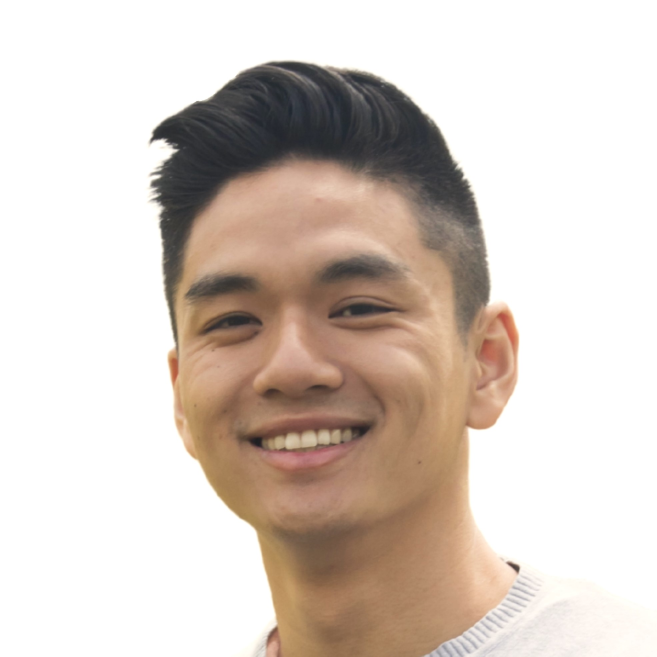
#> input picture content/guest-photos/alan-vu.jpeg, 1969 x 1969 px, found by its file name (shown at 1/3 size)
$ python make_guest_header.py
#> lines starting #> are read from the running program, lines starting #| are printed output that depends on the picture; after the words box and inside, x2 and y2 are one past the last pixel; in counts of white or black regions, pixels touching at a corner belong together
#!/usr/bin/env python3
"""Branded 1200x630 header template for guest-story blog posts (photo + name).

Matches the site's existing text-only headers: cream background, Georgia Bold
titles, dark text, green (--accent) rule. This variant adds a circular guest
photo on the left with a thin green ring, name + role on the right.
"""
import os
from PIL import Image, ImageDraw, ImageFont, ImageOps

W, H = 1200, 630
CREAM = (250, 249, 246)
DARK = (27, 27, 30)
GREEN = (45, 106, 79)
MUTED = (107, 114, 128)

GB = "/System/Library/Fonts/Supplemental/Georgia Bold.ttf"
G = "/System/Library/Fonts/Supplemental/Georgia.ttf"
HELV = "/System/Library/Fonts/Helvetica.ttc"
HELV_B = "/System/Library/Fonts/Helvetica.ttc"

# Kadence crops the single-post hero with object-fit:cover into a ~1.5:1 box
# (measured live: 664x442 rendered from a 1200x630 source), which keeps full
# height but crops ~10.6% off each side (visible width ~78.7%). Use a tighter
# safe zone than that measured value so the crop has margin to spare.
SAFE_W, SAFE_H = int(W * 0.66), int(H * 0.58)
SAFE_LEFT = (W - SAFE_W) // 2
SAFE_TOP = (H - SAFE_H) // 2

PHOTO_D = 260
RING = 6
GAP = 50
TEXT_MAX_W = SAFE_W - PHOTO_D - GAP

PHOTO_CX = SAFE_LEFT + PHOTO_D // 2
PHOTO_CY = H // 2
TEXT_X = SAFE_LEFT + PHOTO_D + GAP


def circular_photo(path, diameter):
#> called with diameter = 260
    im = Image.open(path).convert("RGB")
#> im is the input picture: PIL image 1969x1969 RGB; mean R, G, B 215.6, 204.1, 195.8
    im = ImageOps.exif_transpose(im)
    w, h = im.size
#> w = 1969; h = 1969
    side = min(w, h)
#> side = 1969
    left, top = (w - side) // 2, (h - side) // 2
#> left = 0; top = 0
    im = im.crop((left, top, left + side, top + side)).resize(
        (diameter, diameter), Image.LANCZOS
    )
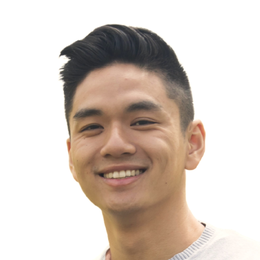
#> im: PIL image 260x260 RGB; mean R, G, B 215.6, 204.1, 195.8
    mask = Image.new("L", (diameter, diameter), 0)
#> mask: PIL image 260x260 L; every value is 0
    ImageDraw.Draw(mask).ellipse((0, 0, diameter, diameter), fill=255)
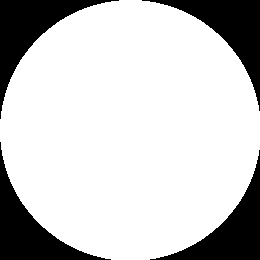
#> mask: PIL image 260x260 L; 79% white; 4 black regions, box (x1, y1, x2, y2) and area: (0, 0, 119, 119) 3664, (142, 0, 260, 111) 3545, (0, 142, 111, 260) 3545, (150, 150, 260, 260) 3427
    out = Image.new("RGBA", (diameter, diameter))
#> out: PIL image 260x260 RGBA; every value is 0
    out.paste(im, (0, 0), mask)
    return out


def wrap(draw, text, font, max_w):
    words, lines, cur = text.split(), [], ""
    for w_ in words:
        t = (cur + " " + w_).strip()
        if draw.textlength(t, font=font) <= max_w:
            cur = t
        else:
            lines.append(cur)
            cur = w_
    lines.append(cur)
    return lines


def make_header(photo_path, kicker, name, role, out_path):
    img = Image.new("RGB", (W, H), CREAM)
    d = ImageDraw.Draw(img)

    # photo + ring
    r_out = PHOTO_D // 2 + RING
    d.ellipse(
        (PHOTO_CX - r_out, PHOTO_CY - r_out, PHOTO_CX + r_out, PHOTO_CY + r_out),
        fill=GREEN,
    )
    photo = circular_photo(photo_path, PHOTO_D)
    img.paste(
        photo, (PHOTO_CX - PHOTO_D // 2, PHOTO_CY - PHOTO_D // 2), photo
    )
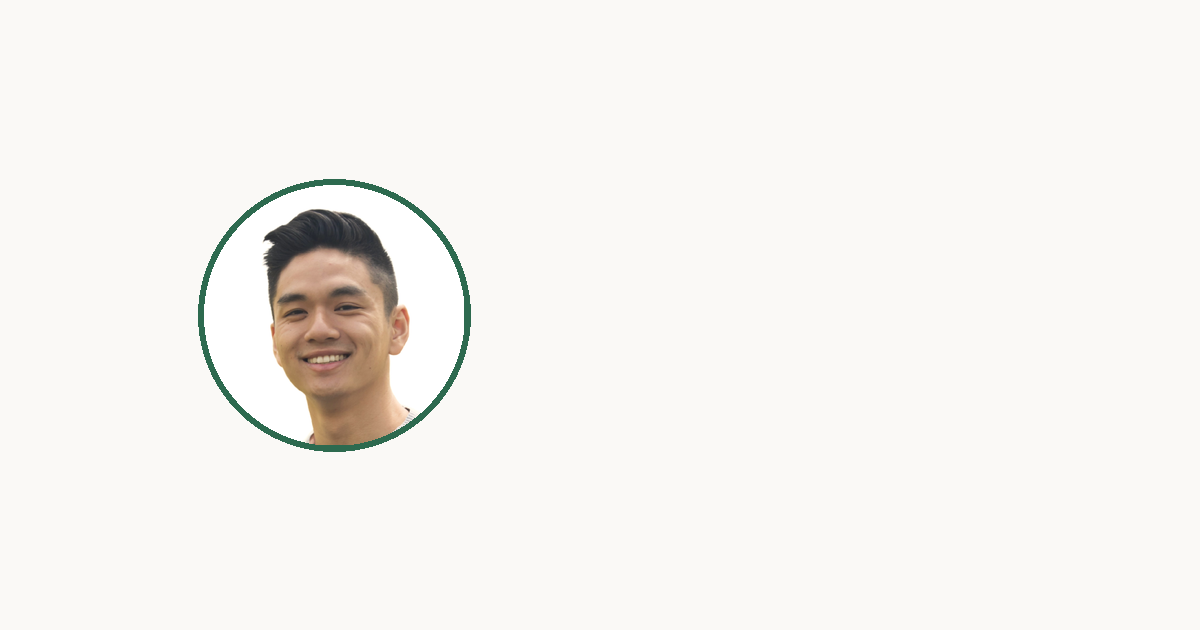
#> img: PIL image 1200x630 RGB; mean R, G, B 245.5, 244, 240.3

    max_w = TEXT_MAX_W

    kf = ImageFont.truetype(HELV, 20)
    kicker_u = kicker.upper()

    # name (auto-fit, capped at 2 lines)
    for size in range(52, 28, -2):
        nf = ImageFont.truetype(GB, size)
        name_lines = wrap(d, name, nf, max_w)
        if len(name_lines) <= 2:
            break
#> this loop made 1 pass
#> name_lines on pass 1: ['Alan Vu']
    name_line_h = int(size * 1.18)

    rf = ImageFont.truetype(G, 23)
    role_lines = wrap(d, role, rf, max_w)[:2]
#> role_lines = ['Co-Founder & CEO, Flexspeak — SLP,', 'AAC specialist']
    role_line_h = 31

    # Stack kicker + name + rule + role, then center the whole block on the
    # photo's vertical center so the group reads as one unit.
    kicker_h = 26
    rule_gap = 22
    block_h = (
        kicker_h
        + 12
        + len(name_lines) * name_line_h
        + rule_gap
        + len(role_lines) * role_line_h
    )
#> block_h = 183
    y = PHOTO_CY - block_h // 2
#> y = 224

    d.text((TEXT_X, y), kicker_u, font=kf, fill=GREEN)
    y += kicker_h + 12
#> y = 262

    for ln in name_lines:
        d.text((TEXT_X, y), ln, font=nf, fill=DARK)
        y += name_line_h
#> this loop made 1 pass
#> (ln, y) on pass 1: ('Alan Vu', 323)
#> after the loop, y = 323

    y += 6
#> y = 329
    d.rectangle((TEXT_X, y, TEXT_X + 64, y + 4), fill=GREEN)
    y += rule_gap
#> y = 351

    for ln in role_lines:
        d.text((TEXT_X, y), ln, font=rf, fill=MUTED)
        y += role_line_h
#> this loop made 2 passes
#> (ln, y) on passes 1 to 2: ('Co-Founder & CEO, Flexspeak — SLP,', 382), ('AAC specialist', 413)
#> after the loop, y = 413

    img.save(out_path, optimize=True)
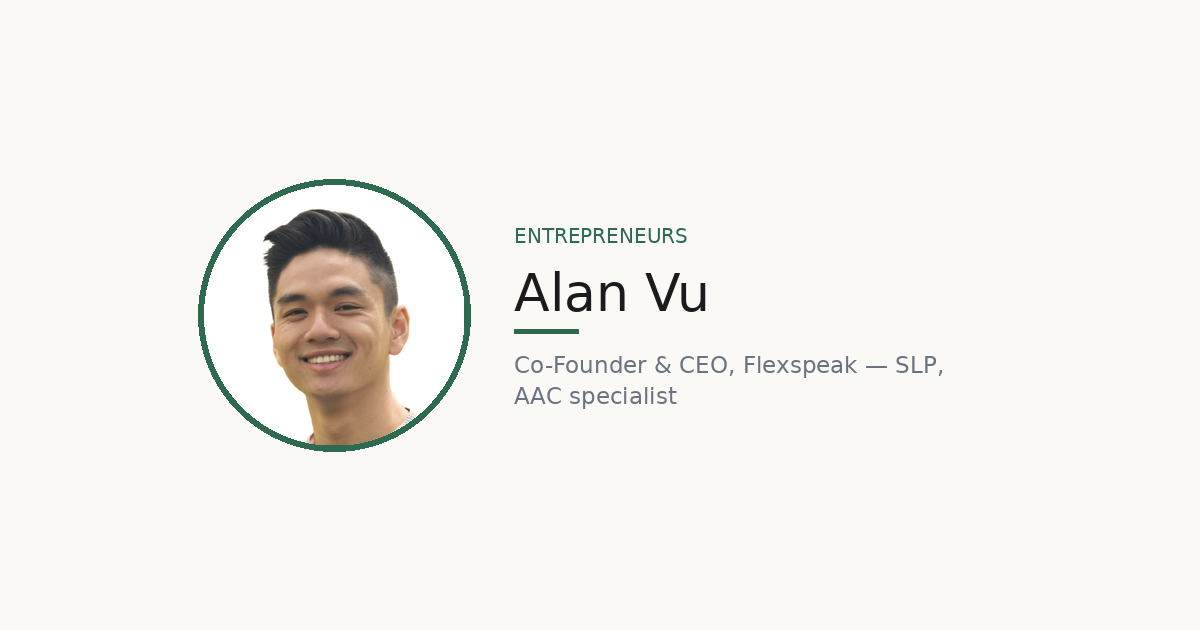
#> saved as 15-building-a-startup-without-quitting-alan-vu-photo.png: PIL image 1200x630 RGB; mean R, G, B 244.1, 242.7, 239
    print(f"wrote {out_path}")


if __name__ == "__main__":
    import sys

    ROOT = "/Users/jamesberges/Desktop/SLP Career Suite : Resume Tool"
    PHOTOS = os.path.join(ROOT, "content/guest-photos")
    OUT = os.path.join(ROOT, "content/blog-images")

    GUESTS = [
        dict(photo="alan-vu.jpeg", kicker="Entrepreneurs",
             name="Alan Vu", role="Co-Founder & CEO, Flexspeak — SLP, AAC specialist",
             out="15-building-a-startup-without-quitting-alan-vu-photo.png"),
        dict(photo="rachel-levy.png", kicker="Entrepreneurs",
             name="Dr. Rachel Levy", role="Co-Founder, The Babel Group — SLP, 16 years clinical",
             out="13-slp-to-startup-cofounder-rachel-levy-photo.png"),
        dict(photo="jeannette-roberes.jpg", kicker="Entrepreneurs",
             name="Jeannette Roberes", role="Founder, Bearly Articulating — SLP, software engineer, author",
             out="14-slp-to-software-engineer-jeannette-roberes-photo.png"),
        dict(photo="michelle-boisvert.png", kicker="Entrepreneurs",
             name="Michelle Boisvert", role="Founder, easyReportPRO — SLP",
             out="michelle-boisvert-photo.png"),
        dict(photo="ruchi-kapila.jpg", kicker="Entrepreneurs",
             name="Ruchi Kapila", role="SLP & vocologist — gender-affirming voice therapy",
             out="ruchi-kapila-photo.png"),
        dict(photo="rachel-archambault.jpg", kicker="Entrepreneurs",
             name="Rachel Archambault", role="Founder, the PTSD SLP — trauma-informed care consultant",
             out="rachel-archambault-photo.png"),
        dict(photo="meredith-harold.png", kicker="Entrepreneurs",
             name="Meredith Harold", role="Founder, The Informed SLP",
             out="meredith-harold-photo.png"),
        dict(photo="gareth-walkom.png", kicker="Entrepreneurs",
             name="Gareth Walkom", role="Founder, withVR — stuttering VR therapy",
             out="gareth-walkom-photo.png"),
        dict(photo="jhillika-kumar.jpeg", kicker="Entrepreneurs",
             name="Jhillika Kumar", role="Co-Founder & CEO, Mentra",
             out="jhillika-kumar-photo.png"),
        dict(photo="conner-reinhardt.png", kicker="Entrepreneurs",
             name="Conner Reinhardt", role="Co-Founder & COO, Mentra",
             out="conner-reinhardt-photo.png"),
        dict(photo="maya-chupkov.png", kicker="Entrepreneurs",
             name="Maya Chupkov", role="Founder, Proud Stutter",
             out="maya-chupkov-photo.png"),
        dict(photo="chris-wenger.jpg", kicker="Entrepreneurs",
             name="Chris Wenger", role='SLP, "Speech Dude" — neurodivergent-affirming practice',
             out="chris-wenger-photo.png"),
        dict(photo="mattie-murrey-tegels.jpg", kicker="Entrepreneurs",
             name="Mattie Murrey-Tegels", role="Founder, Fresh SLP & Badass SLP — medical SLP, 25+ years",
             out="mattie-murrey-tegels-photo.png"),
        # Older interviews, re-cut into the same template (headshots were
        # already on the site; they just weren't being used as headers).
        dict(photo="lindsey-ison.jpeg", kicker="Real transition",
             name="Lindsey Ison", role="Enablement Consultant at a tech firm — former SLP",
             out="00-enablement-consultant.png"),
        dict(photo="taimi-shepis.jpeg", kicker="Real transition",
             name="Taimi Shepis", role="Yoga and anxiety coach — former SLP",
             out="00-yoga-and-anxiety-coach.png"),
        # Bethany's photo is her own published Medium profile avatar; Caitlin's
        # was already on the site, supplied for her interview.
        dict(photo="bethany-riebock.jpeg", kicker="Real transition",
             name="Bethany Riebock", role="UX Researcher — former medical SLP and rehab director",
             out="00-slp-to-ux.png"),
        dict(photo="caitlin-mueller.jpeg", kicker="Real transition",
             name="Caitlin Mueller", role="Clinical consultant & marketing in AAC — former SLP",
             out="00-clinical-consultant-and-marketing.png"),
    ]

    only = sys.argv[1] if len(sys.argv) > 1 else None
    for g in GUESTS:
        if only and only not in g["photo"]:
            continue
        make_header(
            os.path.join(PHOTOS, g["photo"]), g["kicker"], g["name"], g["role"],
            os.path.join(OUT, g["out"]),
        )
#> pass 2 of the loop `for g in GUESTS:`:
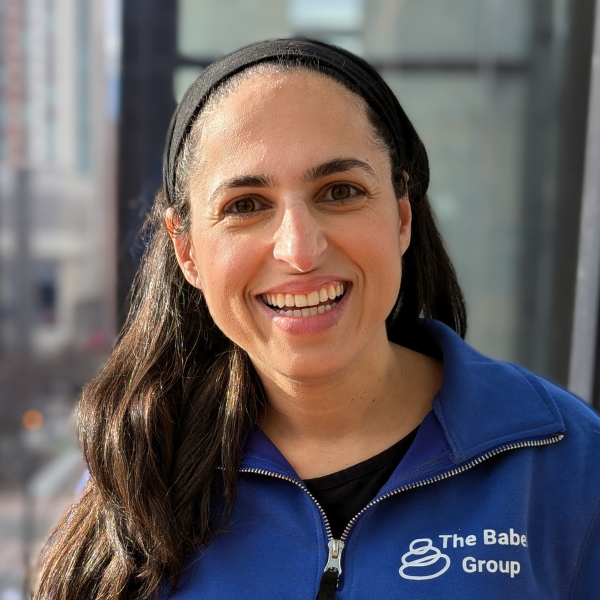
#> input picture content/guest-photos/rachel-levy.png, 1200 x 1200 px, found by its file name (shown at 1/2 size)
#> in make_header (call 2), `img.paste( photo, (PHOTO_CX - PHOTO_D // 2, PHOTO_CY - PHOTO_D // 2), ..`:
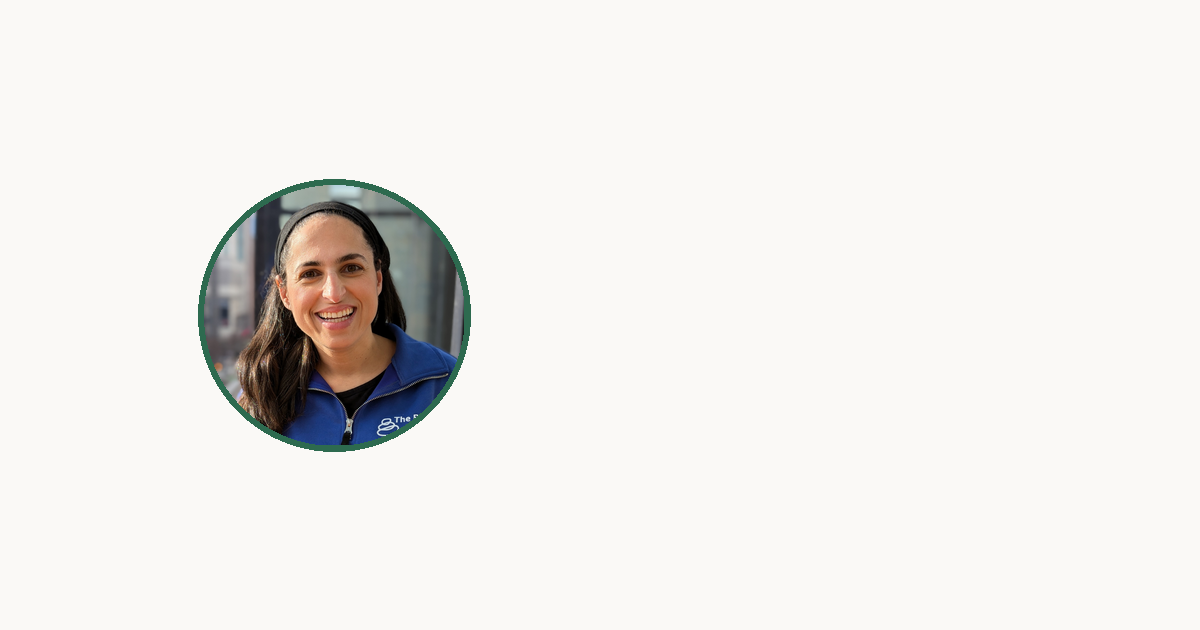
#> img: PIL image 1200x630 RGB; mean R, G, B 238.2, 236.9, 233.9
#> the loop in make_header (call 2), `for size in range(52, 28, -2):` made 1 pass
#> role_lines = ['Co-Founder, The Babel Group — SLP, 16', 'years clinical']
#> in make_header (call 2), `y = PHOTO_CY - block_h // 2`: y = 224
#> in make_header (call 2), `y += kicker_h + 12`: y = 262
#> the loop in make_header (call 2), `for ln in name_lines:` made 1 pass
#> after the loop in make_header (call 2), `for ln in name_lines:`: y = 323
#> in make_header (call 2), `y += 6`: y = 329
#> in make_header (call 2), `y += rule_gap`: y = 351
#> the loop in make_header (call 2), `for ln in role_lines:` made 2 passes
#> (ln, y) on passes 1 to 2: ('Co-Founder, The Babel Group — SLP, 16', 382), ('years clinical', 413)
#> after the loop in make_header (call 2), `for ln in role_lines:`: y = 413
#> in make_header (call 2), `img.save(out_path, optimize=True)`:
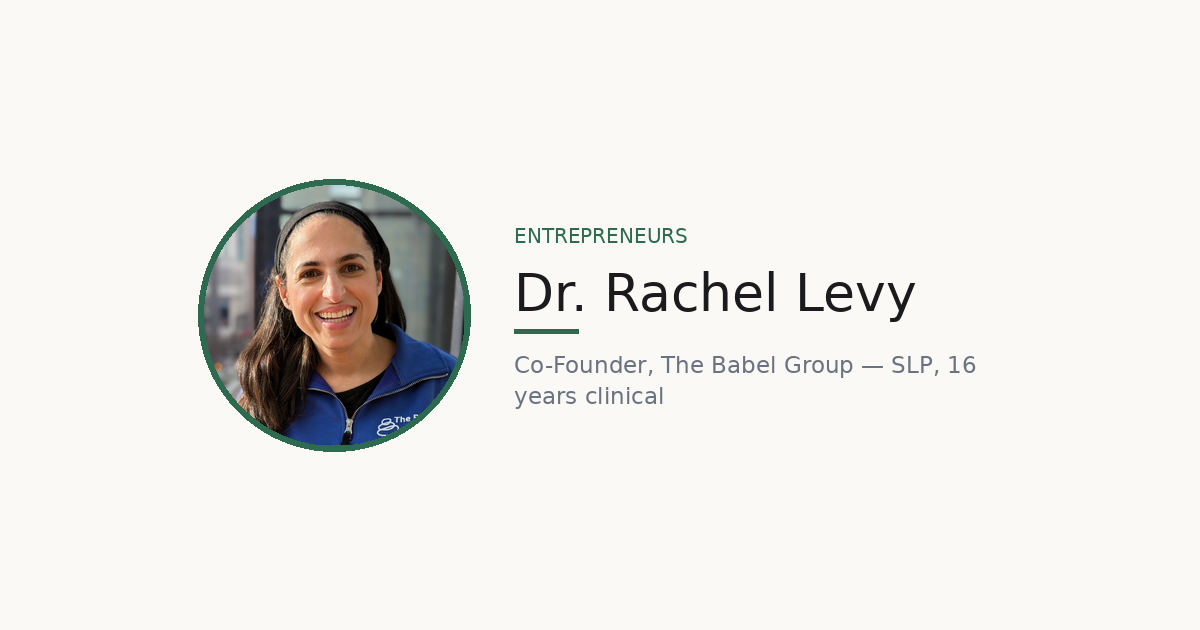
#> saved as 13-slp-to-startup-cofounder-rachel-levy-photo.png: PIL image 1200x630 RGB; mean R, G, B 236.2, 235, 232
#> pass 3 of the loop `for g in GUESTS:`:
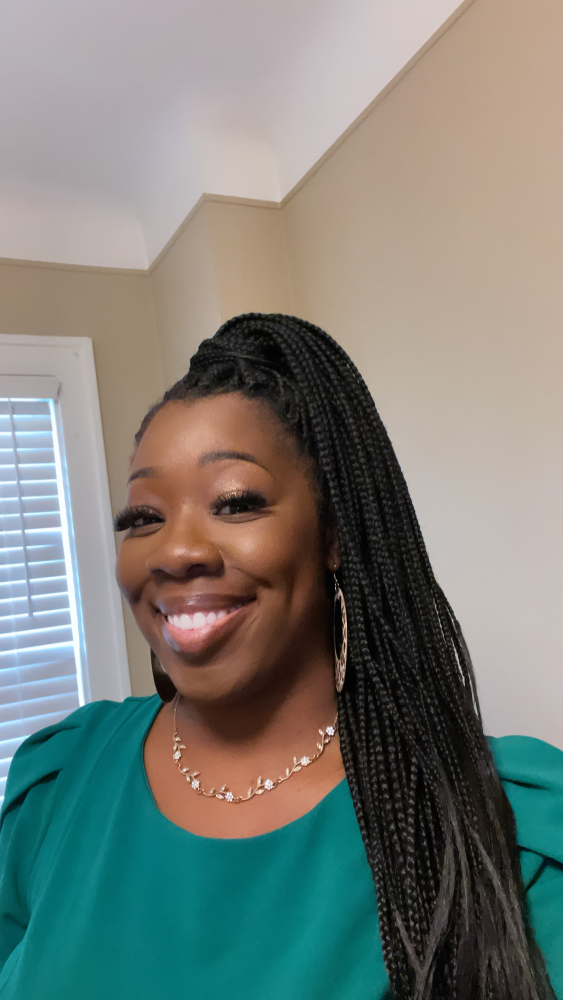
#> input picture content/guest-photos/jeannette-roberes.jpg, 1125 x 2000 px, found by its file name (shown at 1/2 size)
#> in circular_photo, im is the input picture: PIL image 1125x2000 RGB; mean R, G, B 121.4, 126.8, 120.5
#> in circular_photo (call 3), `out.paste(im, (0, 0), mask)`:
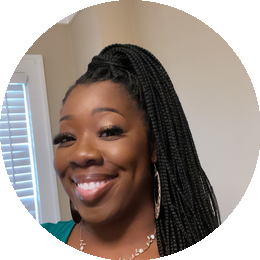
#> out: PIL image 260x260 RGBA; mean R, G, B, A 103, 91, 83.9, 201.5; transparent parts drawn white
#> the loop in make_header (call 3), `for size in range(52, 28, -2):` made 1 pass
#> role_lines = ['Founder, Bearly Articulating — SLP,', 'software engineer, author']
#> in make_header (call 3), `y = PHOTO_CY - block_h // 2`: y = 224
#> in make_header (call 3), `y += kicker_h + 12`: y = 262
#> the loop in make_header (call 3), `for ln in name_lines:` made 1 pass
#> after the loop in make_header (call 3), `for ln in name_lines:`: y = 323
#> in make_header (call 3), `y += 6`: y = 329
#> in make_header (call 3), `y += rule_gap`: y = 351
#> the loop in make_header (call 3), `for ln in role_lines:` made 2 passes
#> after the loop in make_header (call 3), `for ln in role_lines:`: y = 413
#> in make_header (call 3), `img.save(out_path, optimize=True)`:
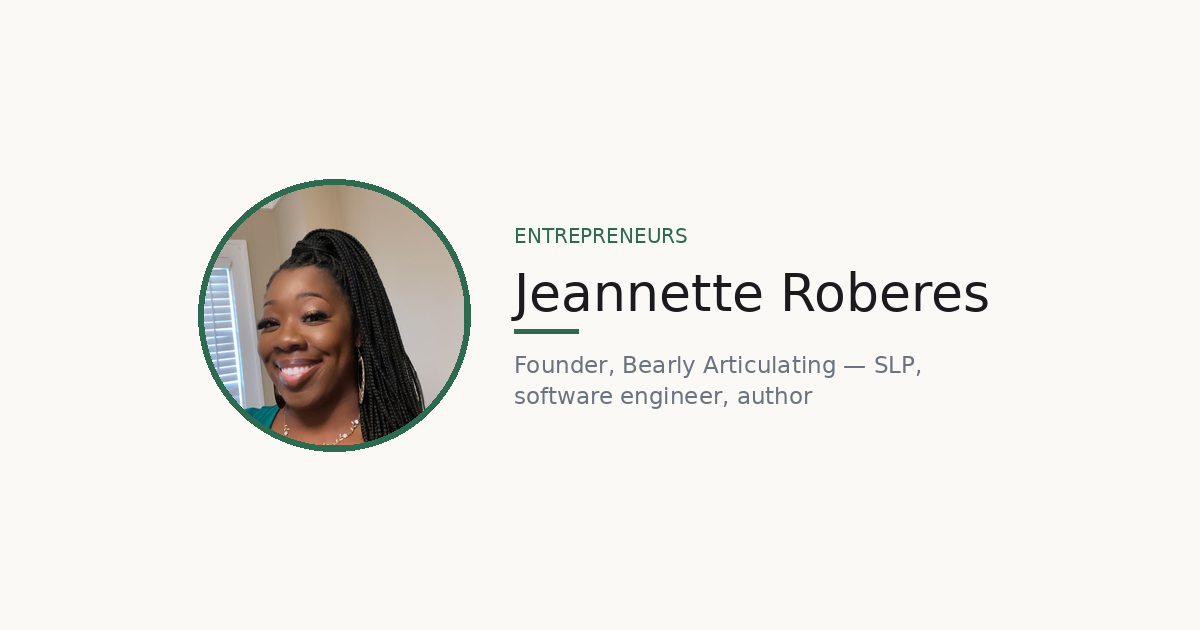
#> saved as 14-slp-to-software-engineer-jeannette-roberes-photo.png: PIL image 1200x630 RGB; mean R, G, B 237.6, 236.2, 232.7
#> (the run stopped early here; a loop or call above may not have finished)
